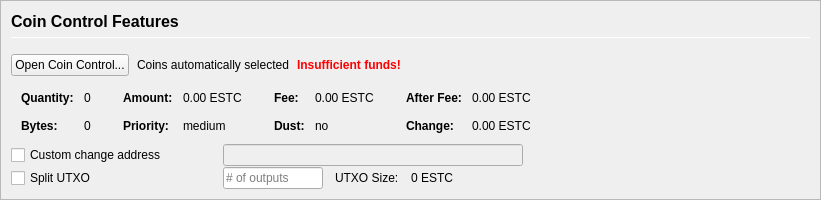
         <widget class="QFrame" name="frameCoinControl">
          <property name="sizePolicy">
           <sizepolicy hsizetype="Expanding" vsizetype="Expanding">
            <horstretch>0</horstretch>
            <verstretch>0</verstretch>
           </sizepolicy>
          </property>
          <property name="maximumSize">
           <size>
            <width>16777215</width>
            <height>16777215</height>
           </size>
          </property>
          <property name="frameShape">
           <enum>QFrame::StyledPanel</enum>
          </property>
          <property name="frameShadow">
           <enum>QFrame::Sunken</enum>
          </property>
          <layout class="QVBoxLayout" name="verticalLayoutCoinControl2">
           <property name="spacing">
            <number>0</number>
           </property>
           <property name="leftMargin">
            <number>0</number>
           </property>
           <property name="topMargin">
            <number>0</number>
           </property>
           <property name="rightMargin">
            <number>0</number>
           </property>
           <property name="bottomMargin">
            <number>0</number>
           </property>
           <item>
            <widget class="QFrame" name="frameCoinControl_BG">
             <layout class="QVBoxLayout" name="verticalLayoutCoinControl" stretch="0,0,0,0,0,0">
              <property name="spacing">
               <number>1</number>
              </property>
              <property name="leftMargin">
               <number>10</number>
              </property>
              <property name="topMargin">
               <number>10</number>
              </property>
              <item>
               <layout class="QHBoxLayout" name="horizontalLayoutCoinControl1">
                <property name="bottomMargin">
                 <number>15</number>
                </property>
                <item>
                 <layout class="QVBoxLayout" name="verticalLayout_3">
                  <property name="spacing">
                   <number>6</number>
                  </property>
                  <item>
                   <widget class="QLabel" name="labelCoinControlFeatures">
                    <property name="sizePolicy">
                     <sizepolicy hsizetype="Preferred" vsizetype="Maximum">
                      <horstretch>0</horstretch>
                      <verstretch>0</verstretch>
                     </sizepolicy>
                    </property>
                    <property name="minimumSize">
                     <size>
                      <width>0</width>
                      <height>20</height>
                     </size>
                    </property>
                    <property name="font">
                     <font>
                      <pointsize>12</pointsize>
                      <weight>75</weight>
                      <bold>true</bold>
                     </font>
                    </property>
                    <property name="styleSheet">
                     <string notr="true">font-weight:bold;</string>
                    </property>
                    <property name="text">
                     <string>Coin Control Features</string>
                    </property>
                   </widget>
                  </item>
                  <item>
                   <widget class="Line" name="line">
                    <property name="minimumSize">
                     <size>
                      <width>0</width>
                      <height>1</height>
                     </size>
                    </property>
                    <property name="maximumSize">
                     <size>
                      <width>16777215</width>
                      <height>1</height>
                     </size>
                    </property>
                    <property name="orientation">
                     <enum>Qt::Horizontal</enum>
                    </property>
                   </widget>
                  </item>
                 </layout>
                </item>
               </layout>
              </item>
              <item>
               <layout class="QHBoxLayout" name="horizontalLayoutCoinControl2" stretch="0,0,0,0">
                <property name="spacing">
                 <number>8</number>
                </property>
                <property name="bottomMargin">
                 <number>10</number>
                </property>
                <item>
                 <widget class="QPushButton" name="pushButtonCoinControl">
                  <property name="styleSheet">
                   <string notr="true"/>
                  </property>
                  <property name="text">
                   <string>Open Coin Control...</string>
                  </property>
                  <property name="autoDefault">
                   <bool>false</bool>
                  </property>
                 </widget>
                </item>
                <item>
                 <widget class="QLabel" name="labelCoinControlAutomaticallySelected">
                  <property name="text">
                   <string>Coins automatically selected</string>
                  </property>
                  <property name="margin">
                   <number>5</number>
                  </property>
                 </widget>
                </item>
                <item>
                 <widget class="QLabel" name="labelCoinControlInsuffFunds">
                  <property name="font">
                   <font>
                    <weight>75</weight>
                    <bold>true</bold>
                   </font>
                  </property>
                  <property name="styleSheet">
                   <string notr="true">color:red;font-weight:bold;</string>
                  </property>
                  <property name="text">
                   <string>Insufficient funds!</string>
                  </property>
                  <property name="margin">
                   <number>5</number>
                  </property>
                 </widget>
                </item>
                <item>
                 <spacer name="horizontalSpacerCoinControl">
                  <property name="orientation">
                   <enum>Qt::Horizontal</enum>
                  </property>
                  <property name="sizeHint" stdset="0">
                   <size>
                    <width>40</width>
                    <height>1</height>
                   </size>
                  </property>
                 </spacer>
                </item>
               </layout>
              </item>
              <item>
               <widget class="QWidget" name="widgetCoinControl" native="true">
                <property name="sizePolicy">
                 <sizepolicy hsizetype="Preferred" vsizetype="Preferred">
                  <horstretch>0</horstretch>
                  <verstretch>0</verstretch>
                 </sizepolicy>
                </property>
                <property name="minimumSize">
                 <size>
                  <width>0</width>
                  <height>0</height>
                 </size>
                </property>
                <property name="styleSheet">
                 <string notr="true"/>
                </property>
                <layout class="QHBoxLayout" name="horizontalLayoutCoinControl5">
                 <property name="leftMargin">
                  <number>0</number>
                 </property>
                 <property name="topMargin">
                  <number>0</number>
                 </property>
                 <property name="rightMargin">
                  <number>0</number>
                 </property>
                 <property name="bottomMargin">
                  <number>0</number>
                 </property>
                 <item>
                  <layout class="QHBoxLayout" name="horizontalLayoutCoinControl3" stretch="0,0,0,1">
                   <property name="spacing">
                    <number>20</number>
                   </property>
                   <property name="topMargin">
                    <number>0</number>
                   </property>
                   <property name="bottomMargin">
                    <number>10</number>
                   </property>
                   <item>
                    <layout class="QFormLayout" name="formLayoutCoinControl1">
                     <property name="horizontalSpacing">
                      <number>10</number>
                     </property>
                     <property name="verticalSpacing">
                      <number>14</number>
                     </property>
                     <property name="leftMargin">
                      <number>10</number>
                     </property>
                     <property name="topMargin">
                      <number>4</number>
                     </property>
                     <property name="rightMargin">
                      <number>6</number>
                     </property>
                     <item row="0" column="0">
                      <widget class="QLabel" name="labelCoinControlQuantityText">
                       <property name="font">
                        <font>
                         <weight>75</weight>
                         <bold>true</bold>
                        </font>
                       </property>
                       <property name="text">
                        <string>Quantity:</string>
                       </property>
                       <property name="margin">
                        <number>0</number>
                       </property>
                      </widget>
                     </item>
                     <item row="0" column="1">
                      <widget class="QLabel" name="labelCoinControlQuantity">
                       <property name="cursor">
                        <cursorShape>IBeamCursor</cursorShape>
                       </property>
                       <property name="contextMenuPolicy">
                        <enum>Qt::ActionsContextMenu</enum>
                       </property>
                       <property name="text">
                        <string notr="true">0</string>
                       </property>
                       <property name="margin">
                        <number>0</number>
                       </property>
                       <property name="textInteractionFlags">
                        <set>Qt::LinksAccessibleByMouse|Qt::TextSelectableByKeyboard|Qt::TextSelectableByMouse</set>
                       </property>
                      </widget>
                     </item>
                     <item row="1" column="0">
                      <widget class="QLabel" name="labelCoinControlBytesText">
                       <property name="font">
                        <font>
                         <weight>75</weight>
                         <bold>true</bold>
                        </font>
                       </property>
                       <property name="text">
                        <string>Bytes:</string>
                       </property>
                      </widget>
                     </item>
                     <item row="1" column="1">
                      <widget class="QLabel" name="labelCoinControlBytes">
                       <property name="cursor">
                        <cursorShape>IBeamCursor</cursorShape>
                       </property>
                       <property name="contextMenuPolicy">
                        <enum>Qt::ActionsContextMenu</enum>
                       </property>
                       <property name="text">
                        <string notr="true">0</string>
                       </property>
                       <property name="textInteractionFlags">
                        <set>Qt::LinksAccessibleByMouse|Qt::TextSelectableByKeyboard|Qt::TextSelectableByMouse</set>
                       </property>
                      </widget>
                     </item>
                    </layout>
                   </item>
                   <item>
                    <layout class="QFormLayout" name="formLayoutCoinControl2">
                     <property name="horizontalSpacing">
                      <number>10</number>
                     </property>
                     <property name="verticalSpacing">
                      <number>14</number>
                     </property>
                     <property name="leftMargin">
                      <number>6</number>
                     </property>
                     <property name="topMargin">
                      <number>4</number>
                     </property>
                     <property name="rightMargin">
                      <number>6</number>
                     </property>
                     <item row="0" column="0">
                      <widget class="QLabel" name="labelCoinControlAmountText">
                       <property name="font">
                        <font>
                         <weight>75</weight>
                         <bold>true</bold>
                        </font>
                       </property>
                       <property name="text">
                        <string>Amount:</string>
                       </property>
                       <property name="margin">
                        <number>0</number>
                       </property>
                      </widget>
                     </item>
                     <item row="0" column="1">
                      <widget class="QLabel" name="labelCoinControlAmount">
                       <property name="cursor">
                        <cursorShape>IBeamCursor</cursorShape>
                       </property>
                       <property name="contextMenuPolicy">
                        <enum>Qt::ActionsContextMenu</enum>
                       </property>
                       <property name="text">
                        <string notr="true">0.00 ESTC</string>
                       </property>
                       <property name="textInteractionFlags">
                        <set>Qt::LinksAccessibleByMouse|Qt::TextSelectableByKeyboard|Qt::TextSelectableByMouse</set>
                       </property>
                      </widget>
                     </item>
                     <item row="1" column="0">
                      <widget class="QLabel" name="labelCoinControlPriorityText">
                       <property name="font">
                        <font>
                         <weight>75</weight>
                         <bold>true</bold>
                        </font>
                       </property>
                       <property name="text">
                        <string>Priority:</string>
                       </property>
                      </widget>
                     </item>
                     <item row="1" column="1">
                      <widget class="QLabel" name="labelCoinControlPriority">
                       <property name="cursor">
                        <cursorShape>IBeamCursor</cursorShape>
                       </property>
                       <property name="contextMenuPolicy">
                        <enum>Qt::ActionsContextMenu</enum>
                       </property>
                       <property name="text">
                        <string>medium</string>
                       </property>
                       <property name="textInteractionFlags">
                        <set>Qt::LinksAccessibleByMouse|Qt::TextSelectableByKeyboard|Qt::TextSelectableByMouse</set>
                       </property>
                      </widget>
                     </item>
                    </layout>
                   </item>
                   <item>
                    <layout class="QFormLayout" name="formLayoutCoinControl3">
                     <property name="horizontalSpacing">
                      <number>10</number>
                     </property>
                     <property name="verticalSpacing">
                      <number>14</number>
                     </property>
                     <property name="leftMargin">
                      <number>6</number>
                     </property>
                     <property name="topMargin">
                      <number>4</number>
                     </property>
                     <property name="rightMargin">
                      <number>6</number>
                     </property>
                     <item row="0" column="0">
                      <widget class="QLabel" name="labelCoinControlFeeText">
                       <property name="font">
                        <font>
                         <weight>75</weight>
                         <bold>true</bold>
                        </font>
                       </property>
                       <property name="text">
                        <string>Fee:</string>
                       </property>
                       <property name="margin">
                        <number>0</number>
                       </property>
                      </widget>
                     </item>
                     <item row="0" column="1">
                      <widget class="QLabel" name="labelCoinControlFee">
                       <property name="cursor">
                        <cursorShape>IBeamCursor</cursorShape>
                       </property>
                       <property name="contextMenuPolicy">
                        <enum>Qt::ActionsContextMenu</enum>
                       </property>
                       <property name="text">
                        <string notr="true">0.00 ESTC</string>
                       </property>
                       <property name="textInteractionFlags">
                        <set>Qt::LinksAccessibleByMouse|Qt::TextSelectableByKeyboard|Qt::TextSelectableByMouse</set>
                       </property>
                      </widget>
                     </item>
                     <item row="1" column="0">
                      <widget class="QLabel" name="labelCoinControlLowOutputText">
                       <property name="font">
                        <font>
                         <weight>75</weight>
                         <bold>true</bold>
                        </font>
                       </property>
                       <property name="text">
                        <string>Dust:</string>
                       </property>
                      </widget>
                     </item>
                     <item row="1" column="1">
                      <widget class="QLabel" name="labelCoinControlLowOutput">
                       <property name="cursor">
                        <cursorShape>IBeamCursor</cursorShape>
                       </property>
                       <property name="contextMenuPolicy">
                        <enum>Qt::ActionsContextMenu</enum>
                       </property>
                       <property name="text">
                        <string>no</string>
                       </property>
                       <property name="textInteractionFlags">
                        <set>Qt::LinksAccessibleByMouse|Qt::TextSelectableByKeyboard|Qt::TextSelectableByMouse</set>
                       </property>
                      </widget>
                     </item>
                    </layout>
                   </item>
                   <item>
                    <layout class="QFormLayout" name="formLayoutCoinControl4">
                     <property name="horizontalSpacing">
                      <number>10</number>
                     </property>
                     <property name="verticalSpacing">
                      <number>14</number>
                     </property>
                     <property name="leftMargin">
                      <number>6</number>
                     </property>
                     <property name="topMargin">
                      <number>4</number>
                     </property>
                     <property name="rightMargin">
                      <number>6</number>
                     </property>
                     <item row="0" column="0">
                      <widget class="QLabel" name="labelCoinControlAfterFeeText">
                       <property name="font">
                        <font>
                         <weight>75</weight>
                         <bold>true</bold>
                        </font>
                       </property>
                       <property name="text">
                        <string>After Fee:</string>
                       </property>
                       <property name="margin">
                        <number>0</number>
                       </property>
                      </widget>
                     </item>
                     <item row="0" column="1">
                      <widget class="QLabel" name="labelCoinControlAfterFee">
                       <property name="cursor">
                        <cursorShape>IBeamCursor</cursorShape>
                       </property>
                       <property name="contextMenuPolicy">
                        <enum>Qt::ActionsContextMenu</enum>
                       </property>
                       <property name="text">
                        <string notr="true">0.00 ESTC</string>
                       </property>
                       <property name="textInteractionFlags">
                        <set>Qt::LinksAccessibleByMouse|Qt::TextSelectableByKeyboard|Qt::TextSelectableByMouse</set>
                       </property>
                      </widget>
                     </item>
                     <item row="1" column="0">
                      <widget class="QLabel" name="labelCoinControlChangeText">
                       <property name="font">
                        <font>
                         <weight>75</weight>
                         <bold>true</bold>
                        </font>
                       </property>
                       <property name="text">
                        <string>Change:</string>
                       </property>
                      </widget>
                     </item>
                     <item row="1" column="1">
                      <widget class="QLabel" name="labelCoinControlChange">
                       <property name="cursor">
                        <cursorShape>IBeamCursor</cursorShape>
                       </property>
                       <property name="contextMenuPolicy">
                        <enum>Qt::ActionsContextMenu</enum>
                       </property>
                       <property name="text">
                        <string notr="true">0.00 ESTC</string>
                       </property>
                       <property name="textInteractionFlags">
                        <set>Qt::LinksAccessibleByMouse|Qt::TextSelectableByKeyboard|Qt::TextSelectableByMouse</set>
                       </property>
                      </widget>
                     </item>
                    </layout>
                   </item>
                  </layout>
                 </item>
                </layout>
               </widget>
              </item>
              <item>
               <layout class="QHBoxLayout" name="horizontalLayoutCoinControl4">
                <property name="spacing">
                 <number>12</number>
                </property>
                <property name="sizeConstraint">
                 <enum>QLayout::SetDefaultConstraint</enum>
                </property>
                <property name="topMargin">
                 <number>0</number>
                </property>
                <property name="rightMargin">
                 <number>0</number>
                </property>
                <item>
                 <widget class="QCheckBox" name="checkBoxCoinControlChange">
                  <property name="sizePolicy">
                   <sizepolicy hsizetype="Preferred" vsizetype="Preferred">
                    <horstretch>0</horstretch>
                    <verstretch>0</verstretch>
                   </sizepolicy>
                  </property>
                  <property name="minimumSize">
                   <size>
                    <width>200</width>
                    <height>0</height>
                   </size>
                  </property>
                  <property name="maximumSize">
                   <size>
                    <width>200</width>
                    <height>16777215</height>
                   </size>
                  </property>
                  <property name="toolTip">
                   <string>If this is activated, but the change address is empty or invalid, change will be sent to a newly generated address.</string>
                  </property>
                  <property name="text">
                   <string>Custom change address</string>
                  </property>
                 </widget>
                </item>
                <item>
                 <widget class="QValidatedLineEdit" name="lineEditCoinControlChange">
                  <property name="enabled">
                   <bool>false</bool>
                  </property>
                  <property name="sizePolicy">
                   <sizepolicy hsizetype="Preferred" vsizetype="Preferred">
                    <horstretch>0</horstretch>
                    <verstretch>0</verstretch>
                   </sizepolicy>
                  </property>
                  <property name="minimumSize">
                   <size>
                    <width>300</width>
                    <height>0</height>
                   </size>
                  </property>
                 </widget>
                </item>
                <item>
                 <widget class="QLabel" name="labelCoinControlChangeLabel">
                  <property name="sizePolicy">
                   <sizepolicy hsizetype="Preferred" vsizetype="Preferred">
                    <horstretch>0</horstretch>
                    <verstretch>0</verstretch>
                   </sizepolicy>
                  </property>
                  <property name="minimumSize">
                   <size>
                    <width>100</width>
                    <height>0</height>
                   </size>
                  </property>
                  <property name="text">
                   <string/>
                  </property>
                  <property name="margin">
                   <number>3</number>
                  </property>
                 </widget>
                </item>
               </layout>
              </item>
              <item>
               <layout class="QHBoxLayout" name="horizontalLayoutCoinControl6">
                <property name="spacing">
                 <number>12</number>
                </property>
                <property name="rightMargin">
                 <number>0</number>
                </property>
                <item>
                 <widget class="QCheckBox" name="splitBlockCheckBox">
                  <property name="sizePolicy">
                   <sizepolicy hsizetype="Preferred" vsizetype="Preferred">
                    <horstretch>0</horstretch>
                    <verstretch>0</verstretch>
                   </sizepolicy>
                  </property>
                  <property name="minimumSize">
                   <size>
                    <width>200</width>
                    <height>0</height>
                   </size>
                  </property>
                  <property name="maximumSize">
                   <size>
                    <width>200</width>
                    <height>16777215</height>
                   </size>
                  </property>
                  <property name="text">
                   <string>Split UTXO</string>
                  </property>
                 </widget>
                </item>
                <item>
                 <widget class="QLineEdit" name="splitBlockLineEdit">
                  <property name="sizePolicy">
                   <sizepolicy hsizetype="Preferred" vsizetype="Preferred">
                    <horstretch>50</horstretch>
                    <verstretch>0</verstretch>
                   </sizepolicy>
                  </property>
                  <property name="minimumSize">
                   <size>
                    <width>100</width>
                    <height>0</height>
                   </size>
                  </property>
                  <property name="maximumSize">
                   <size>
                    <width>100</width>
                    <height>16777215</height>
                   </size>
                  </property>
                  <property name="placeholderText">
                   <string># of outputs</string>
                  </property>
                 </widget>
                </item>
                <item>
                 <widget class="QLabel" name="labelBlockSizeText">
                  <property name="text">
                   <string>UTXO Size:</string>
                  </property>
                 </widget>
                </item>
                <item>
                 <widget class="QLabel" name="labelBlockSize">
                  <property name="text">
                   <string>0 ESTC</string>
                  </property>
                 </widget>
                </item>
                <item>
                 <spacer name="horizontalSpacer_7">
                  <property name="orientation">
                   <enum>Qt::Horizontal</enum>
                  </property>
                  <property name="sizeHint" stdset="0">
                   <size>
                    <width>40</width>
                    <height>20</height>
                   </size>
                  </property>
                 </spacer>
                </item>
               </layout>
              </item>
              <item>
               <spacer name="verticalSpacerCoinControl">
                <property name="orientation">
                 <enum>Qt::Vertical</enum>
                </property>
                <property name="sizeHint" stdset="0">
                 <size>
                  <width>800</width>
                  <height>1</height>
                 </size>
                </property>
               </spacer>
              </item>
             </layout>
            </widget>
           </item>
          </layout>
         </widget>
